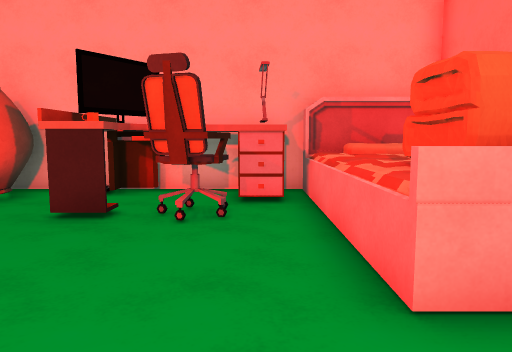
View 1 (above)

16 first-person views from a walk through a Unity game level. The camera is 1.3 m above the floor, tilts 6° down and sees 70° across. The floor is counted in squares, 1 m on a side. Each view is taken from the middle of a square. On the plan, view 1 faces up. The plan holds only what a view shows up to about 15 squares ahead; the rest is blank. The place goes on beyond the plan. The player character is not drawn. Surface patterns are stand-ins for the level's own textures.

View 2
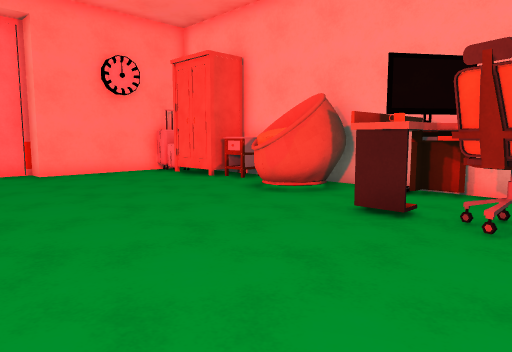

View 3
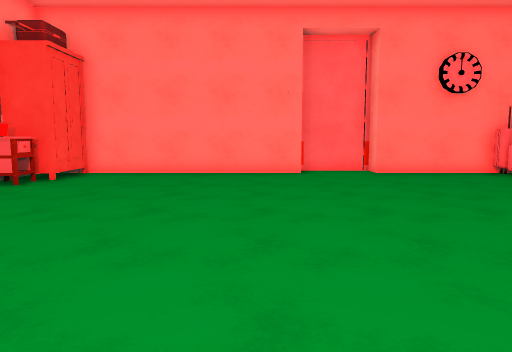

View 4
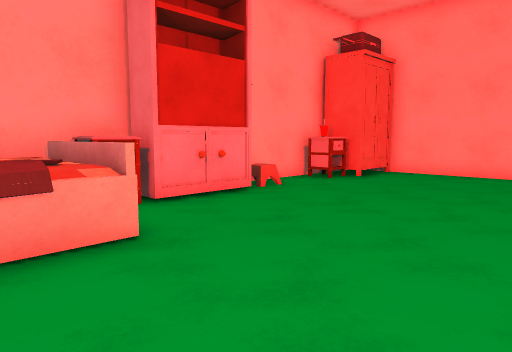

View 5
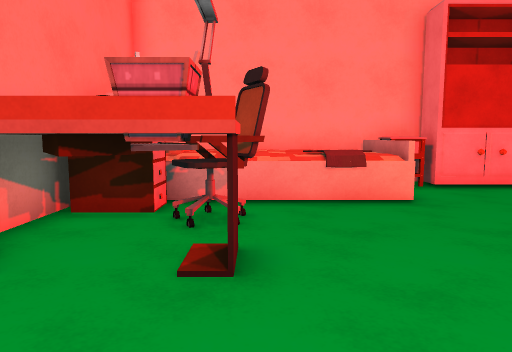

View 6
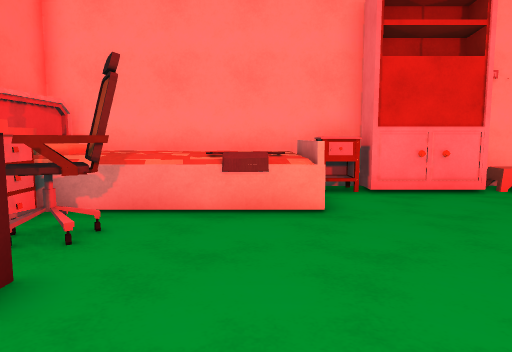

View 7
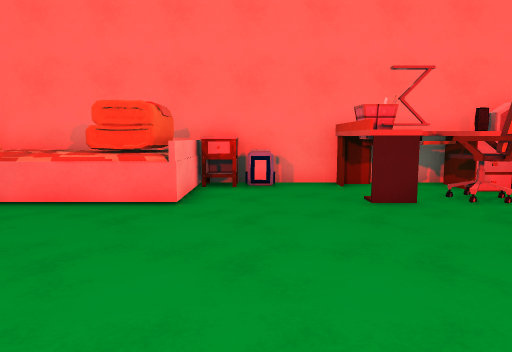

View 8
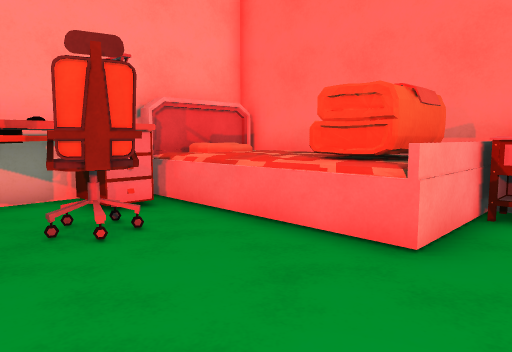

View 9
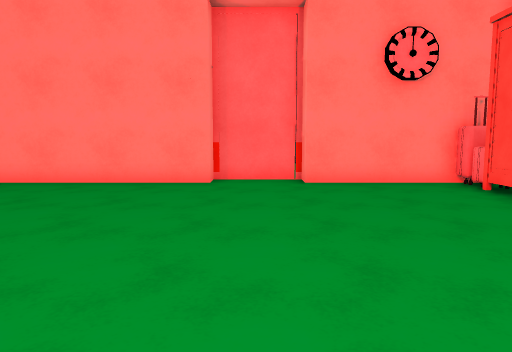

View 10
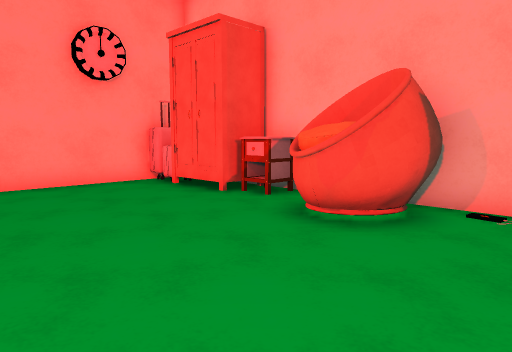

View 11
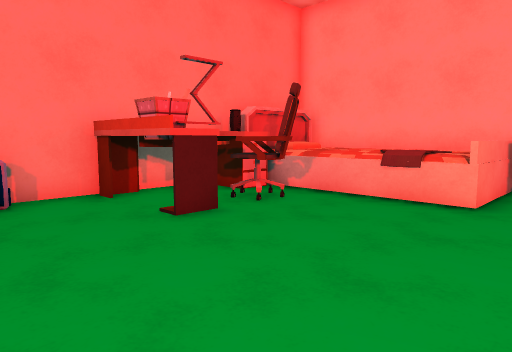

View 12
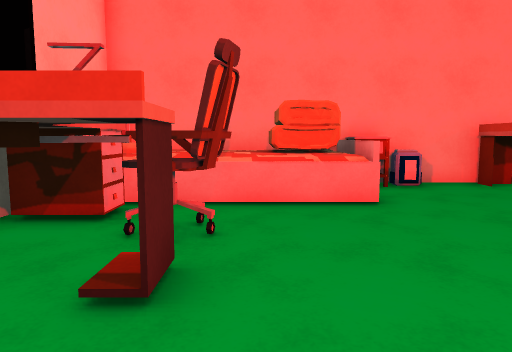

View 13
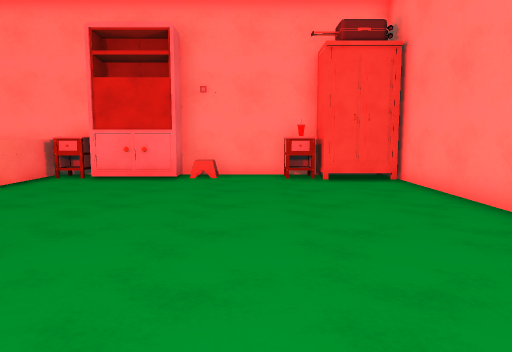

View 14
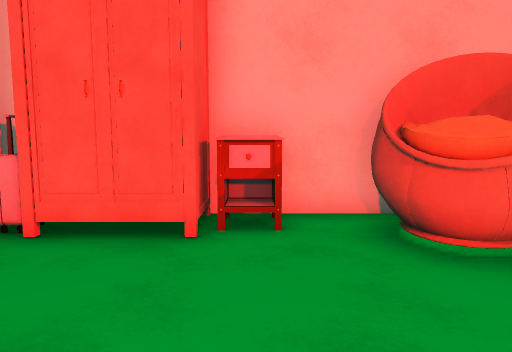

View 15
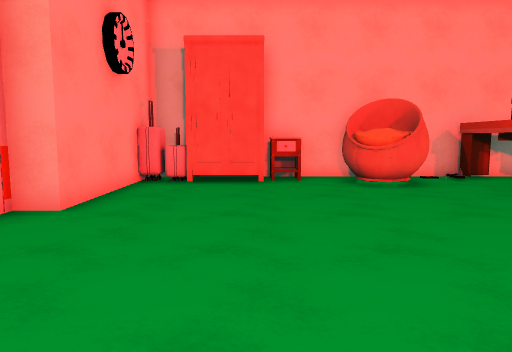

View 16
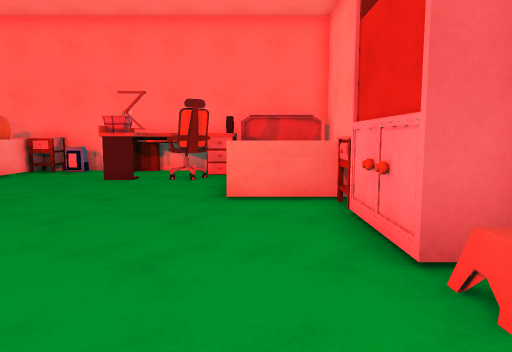

### Floor plan
Points are (right, up) in squares from view 1. A wall is a line through its corners. A room is listed if a view was taken in it or the views show most of it. See-through windows are left out.
Room 1 (views 1, 2, 3, 4, 5, 6, 7, 8, 9, 10, 11, 12, 13, 14, 15, 16)
walls: (-13.5, 0.7) (-13.5, -7.6); (-3.9, -8.8) (4.5, -8.8); (-14.3, 3.4) (-14.4, 0.7); (-11.4, -8.8) (-6.4, -8.8); (4.5, -5.5) (4.5, 8.8); (1.4, 9.2) (-9.9, 9.2); (-12.8, 8.6) (-12.8, 7.7) (-13.5, 7.7); (-12.2, 9.2) (-13.4, 9.2); (-13.5, 8.6) (-13.5, 3.4)
objects: wardrobe (-12, -7); other object (-12, 8); drawers (-10, -8); wardrobe (-10, 8); drawers (-9, 8); chair (-7, -8); chair (-7, 7) to (-5, 9); bookshelf (-6, -8) to (-4, -8); other object (-3, -8); table (-3, 6); other object (-3, 7); table (-3, 8); other object (-2, -8) to (4, -5); chair (-2, 5) to (-1, 6); other object (-2, 8) to (-1, 8); other object (-1, -6) to (0, -5); table (0, 7) to (1, 8); lamp (0, 8); chair (1, -4) to (2, -3); lamp (1, -2) to (2, -2); other object (1, 3) to (4, 8); container (2, -1); table (3, -5) to (4, -1); drawers (4, 1) to (4, 2)

Positions as (right, up) in squares from view 1, and headings:
1: (0, 0), facing up
2: (0, 0), facing up-left
3: (0, -1), facing left
4: (0, -1), facing down-left
5: (1, 2), facing down
6: (-1, 1), facing down
7: (-6, 1), facing right
8: (-3, 1), facing up-right
9: (-3, 2), facing left
10: (-3, 2), facing up-left
11: (-4, 2), facing down-right
12: (-6, 5), facing right
13: (-9, 4), facing down
14: (-9, 3), facing up
15: (-10, -3), facing up
16: (-10, -6), facing right
